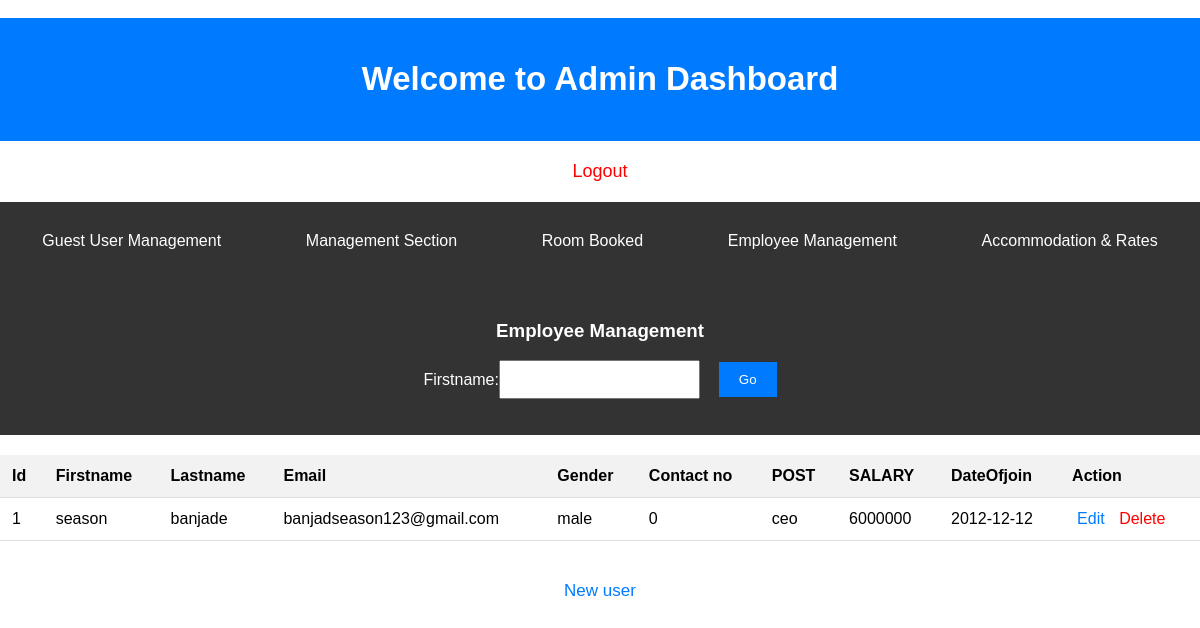
The app's page /admin/employee-record.php with its own data.
### tables this page shows
CREATE TABLE IF NOT EXISTS `employee_record` (
  `id` int(11) NOT NULL AUTO_INCREMENT,
  `firstname` varchar(40) NOT NULL,
  `lastname` varchar(30) NOT NULL,
  `email` varchar(40) NOT NULL,
  `gender` varchar(11) NOT NULL,
  `phone` bigint(15) NOT NULL,
  `address` varchar(50) NOT NULL,
  `post` varchar(40) NOT NULL,
  `salary` int(11) NOT NULL,
  `date_of_join` date NOT NULL,
  PRIMARY KEY (`id`)
);

### admin/employee-record.php (the view, shortened to what this page needs)
<?php
include("connect.php");
?>
<!DOCTYPE html>
<html lang="en">
<head>
</head>
<body>
<div class="header">
        <h2>Welcome to Admin Dashboard</h2>
    </div>
    <?php include("dash.php"); ?>
    <div class="search">
        <span style='color:white'>
            <h3>Employee Management</h3>
            <form action="" method="post">
                Firstname: <input type="text" name="firstname" />&nbsp;&nbsp;
                <input type="submit" name="search" value="Go" />
            </form>
        </span>
    </div>
    <div class="box">
        <table>
            <tr>
                <th>Id</th>
                <th>Firstname</th>
                <th>Lastname</th>
                <th>Email</th>
                <th>Gender</th>
                <th>Contact no</th>
                <th>POST</th>
                <th>SALARY</th>
                <th>DateOfjoin</th>
                <th>Action</th>
            </tr>
            <?php
            if (isset($_POST["search"])) {
                $fname = mysqli_real_escape_string($con, $_POST["firstname"]);
                $sql = "SELECT * FROM employee_record WHERE firstname LIKE '%$fname%'";
            } else {
                $sql = "SELECT * FROM employee_record";
            }
            $result = mysqli_query($con, $sql);
            while ($row = mysqli_fetch_assoc($result)) {
            ?>
            <tr>
                <td><?php echo htmlspecialchars($row["id"]); ?></td>
                <td><?php echo htmlspecialchars($row["firstname"]); ?></td>
                <td><?php echo htmlspecialchars($row["lastname"]); ?></td>
                <td><?php echo htmlspecialchars($row["email"]); ?></td>
                <td><?php echo htmlspecialchars($row["gender"]); ?></td>
                <td><?php echo htmlspecialchars($row["phone"]); ?></td>
                <td><?php echo htmlspecialchars($row["post"]); ?></td>
                <td><?php echo htmlspecialchars($row["salary"]); ?></td>
                <td><?php echo htmlspecialchars($row["date_of_join"]); ?></td>
                <td>
                    <a href="edit-employee.php?id=<?php echo htmlspecialchars($row["id"]); ?>">Edit</a>
                    <a href="delete-emp.php?id=<?php echo htmlspecialchars($row["id"]); ?>" onclick="return confirmDelete();" class="delete-btn">Delete</a>
                </td>
            </tr>
            <?php } ?>
        </table>
    </div>
    <p style="text-align: center;"><a href="employee-register.php">New user</a></p>
</body>
</html>

### css/dashboard.css (style rules this page uses)
body { background:#FFF; width:100%; COLOR:#FFF; }
p { color:grey; font-family:Arial, Helvetica, sans-serif; font-size:17px; }
.box { width:100%; background:#fff; color:#000; }
.box td { color:#000; }
.box tr { color:#000; }

### admin/employee-record.php (style rules this page uses)
body { font-family: Arial, sans-serif; background-color: #f4f4f4; margin: 0; padding: 0; }
h3 { text-align: center; margin-top: 20px; color: white; }
.search { display: flex; justify-content: center; align-items: center; background-color: #333; padding: 20px; }
.search form { display: flex; align-items: center; }
.search input[type="text"] { padding: 10px; margin-right: 10px; }
.search input[type="submit"] { padding: 10px 20px; background-color: #007bff; color: white; border: none; cursor: pointer; }
.box { width: 90%; margin: 20px auto; overflow-x: auto; }
table { width: 100%; border-collapse: collapse; margin-bottom: 20px; }
th, td { padding: 12px; text-align: left; border-bottom: 1px solid #ddd; }
th { background-color: #f2f2f2; }
a { text-decoration: none; color: #007bff; margin: 0 5px; }
.delete-btn { color: red; }
.header { background: #007bff; color: white; text-align: center; padding: 15px; font-size: 22px; }

### admin/dash.php (style rules this page uses)
body { font-family: Arial, sans-serif; margin: 0; padding: 0; }

### records on screen
employee_record: id "1", firstname "season", lastname "banjade", email "banjadseason123@gmail.com", gender "male", phone "0", post "ceo", salary "6000000", date_of_join "2012-12-12"
